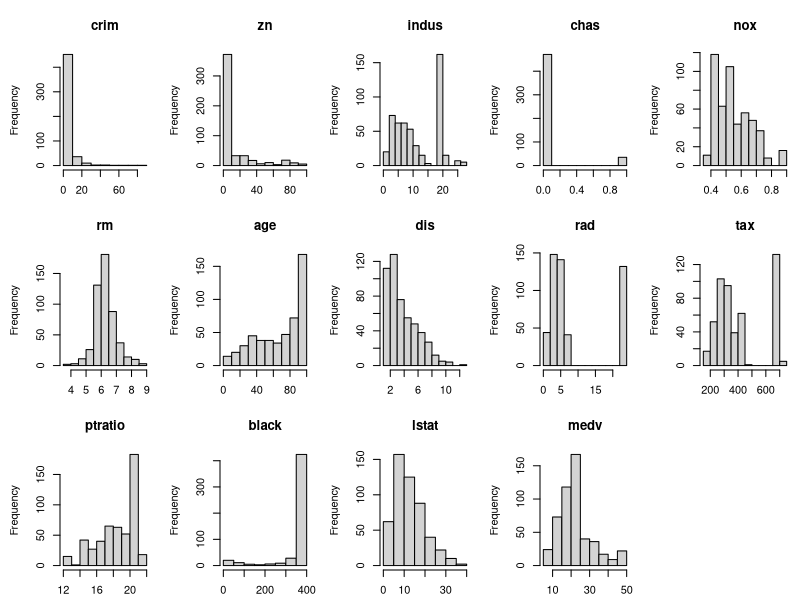
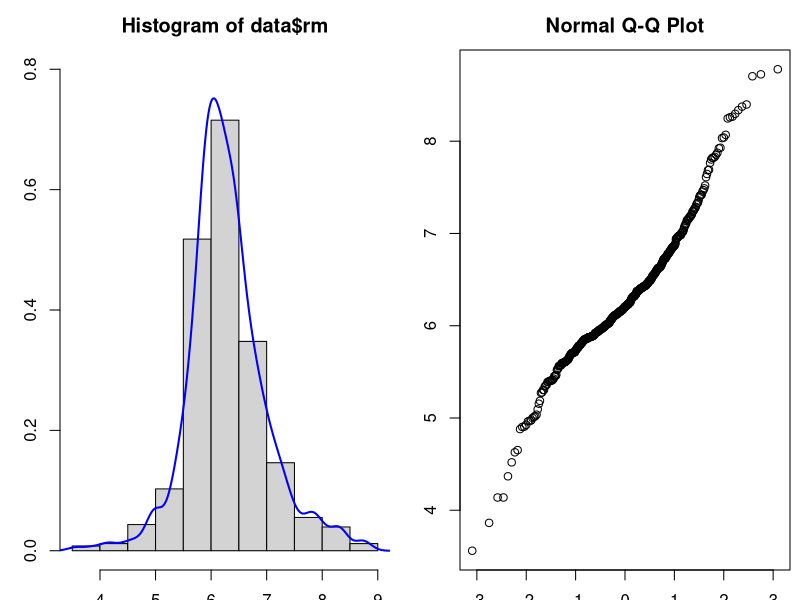
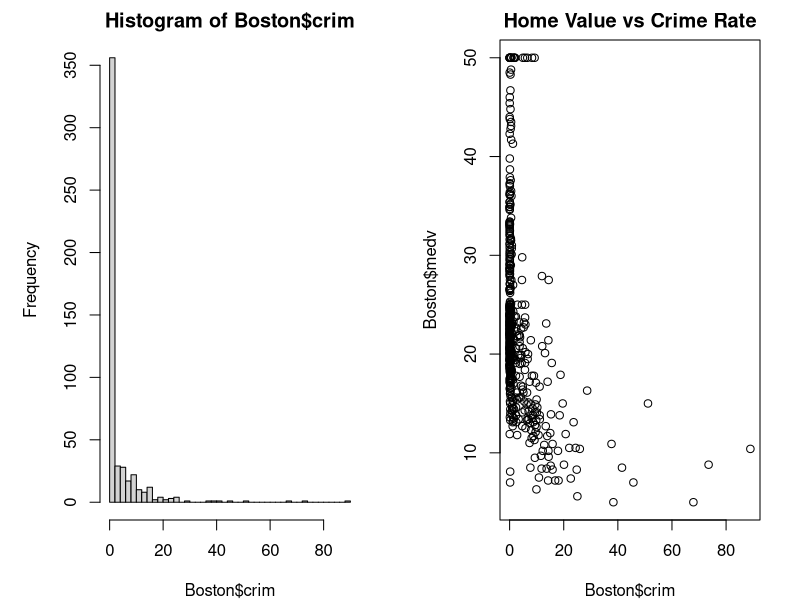
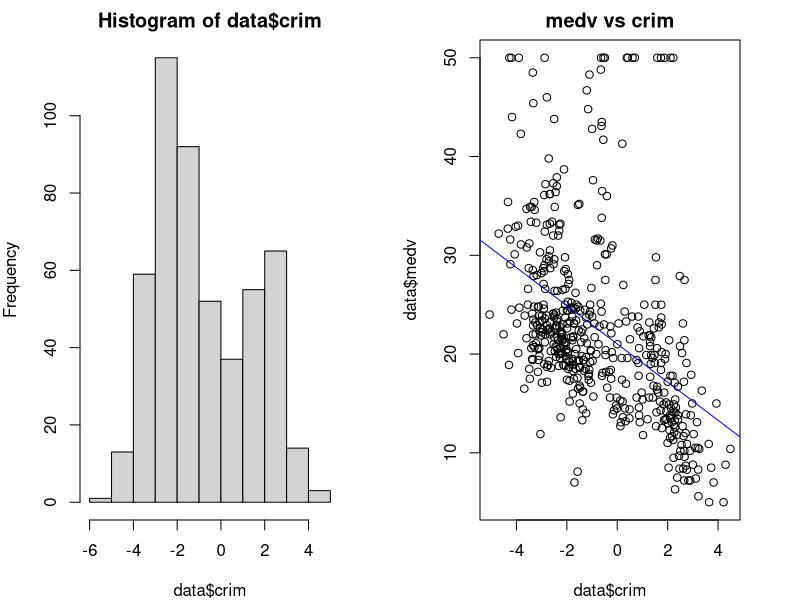
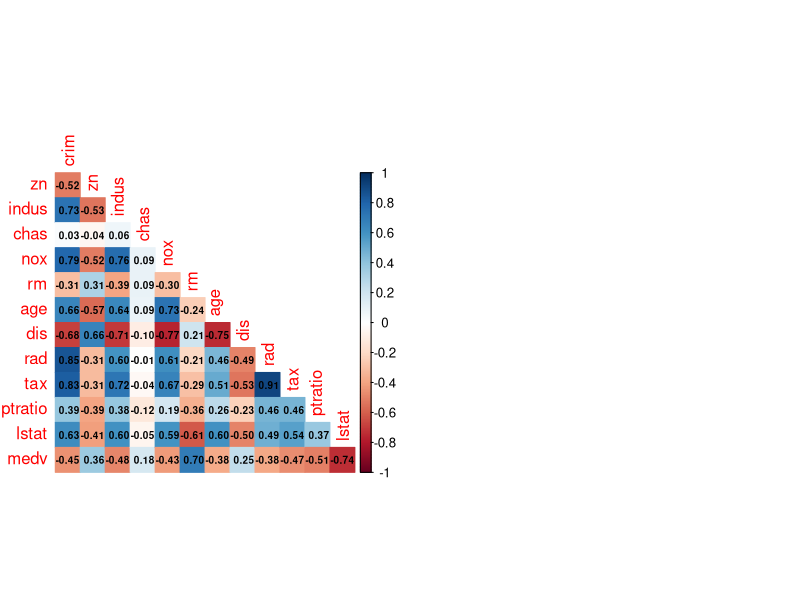
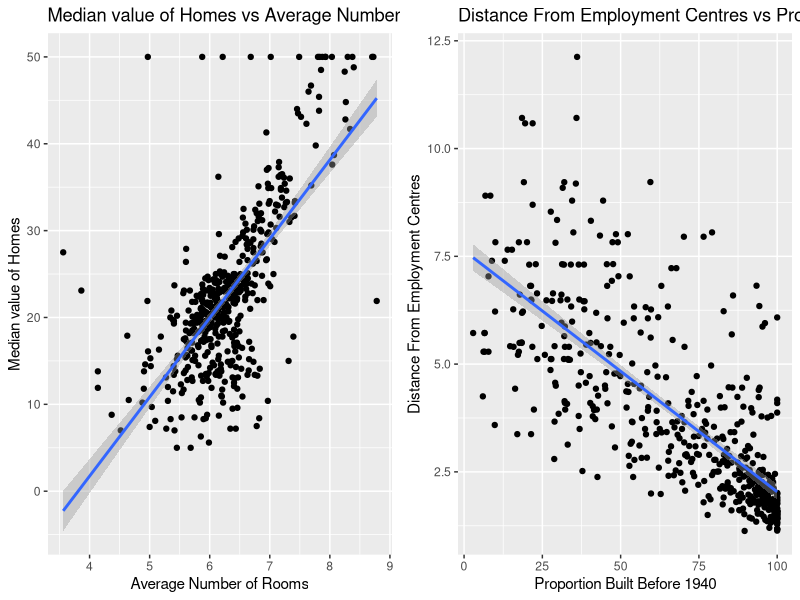
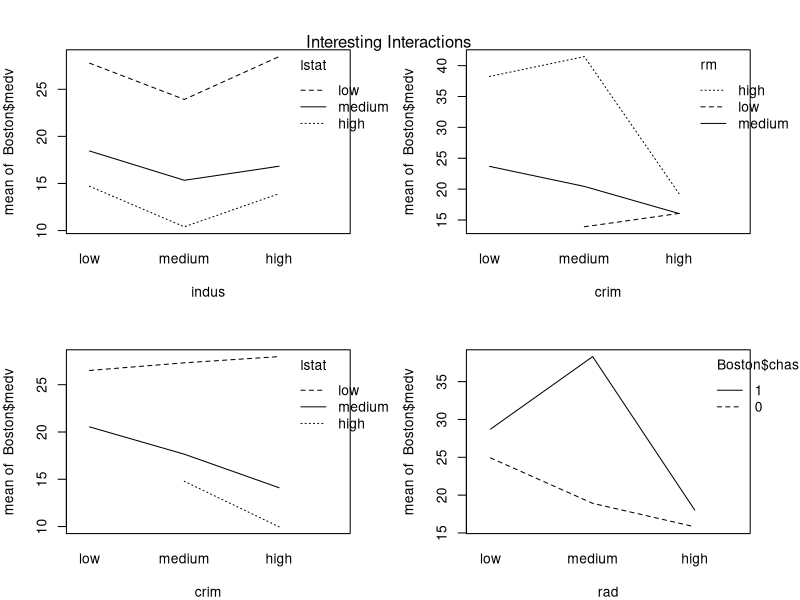
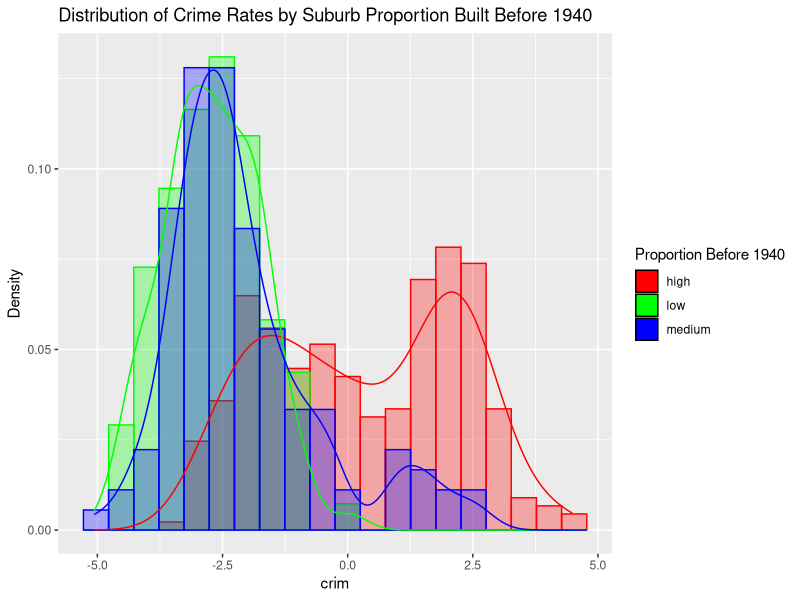

These figures' R source, in order:
## ---- chunk 1
knitr::opts_chunk$set(echo = TRUE)
## ---- chunk 2
# import libraries
library(MASS)
library(corrplot)
library(ggplot2)
library(dplyr)
library(ggpubr)

data <- Boston

## ---- chunk 3
summary(Boston)
head(Boston)
dim(Boston)
sapply(Boston,class)
## ---- chunk 4
# dictionary like object to make retrieving the description of each variable easy
lw <- list(crim = 'Crime Rate',
           zn = 'Proportion over 25 000sqft',
           indus = 'Proportion of Non-Businesses',
           chas = 'Besides Charles River',
           nox ='Nitrogen Oxide Concentration',
           rm = 'Average Number of Rooms',
           age = 'Proportion Built Before 1940',
           dis = 'Distance From Employment Centres',
           rad = 'Accessibility to Highways',
           tax = 'Property Tax Rate / $ 10 000',
           lstat = 'Percent Lower Status',
           medv = 'Median value of Homes')

lw['indus']

## ---- chunk 5
par(mfrow = c(3,5), mai = c(0.3, 0.6, 0.5, 0.1))

mapply(function(x,y) hist(x,main=y),
       Boston,
       colnames(Boston)) %>% invisible()
## ---- chunk 6
par(mfrow = c(1,2))
hist(data$rm, freq=FALSE, ylim = c(0,0.8))
lines(density(data$rm), lwd=2, col='Blue')
qqnorm(data$rm)

## ---- chunk 7
par(mfrow=c(1,2), mar=c(4,5,2,2))
hist(Boston$crim,breaks=40)
plot(Boston$crim,Boston$medv, main = 'Home Value vs Crime Rate')

## ---- chunk 8
par(mfrow=c(1,2), mar=c(4,4,2,3))
# apply log transformation
data$crim <- log(Boston$crim)
hist(data$crim)
plot(data$crim,data$medv, main='medv vs crim')
abline(lm(data$medv~data$crim), col='Blue')
## ---- chunk 9
data$black <- NULL

## ---- chunk 10
corrplot(cor(data), method='color', type='lower', diag=FALSE, cl.pos="r", 
         title = , addCoef.col = "black",
         tl.srt = 90, number.cex = .6)
mtext("Correlation Plot of Boston Dataset", at=6, line=2, cex=1)

## ---- chunk 11
two.plot <- function(x,y){
  wrapper <- function(x, ...) 
  {
    paste(strwrap(x, ...), collapse = "\n")
  }
  
  g <- ggplot(data=data, aes_string(x=x,y=y))
  g + geom_point() + geom_smooth(method = 'lm') +
    ggtitle(wrapper(paste(lw[y],' vs ', lw[x]))) + ylab(lw[y]) + 
    xlab(lw[x])
}
# put onto same plot
ggarrange(two.plot('rm','medv'),
          two.plot('age','dis'),
          ncol = 2, nrow = 1)


## ---- chunk 12
summary(aov(data=data, medv ~ .^2 ))
## ---- chunk 13
bins <- c('low','medium','high')
data.c <- data.frame(apply(data,2,function (x) cut(x,3,bins))) 

attach(data.c)

# ordered the levels to makes sure it appears in the right order in plots.
ord <- function(x){
  return(factor(x,level=c('low','medium','high')))
}

par(mfrow = c(2,2), mar = c(4,4,3,3))
interaction.plot(ord(indus), 
                 lstat,
                 Boston$medv,
                 xlab='indus')

interaction.plot(ord(crim),
                 rm,
                 Boston$medv,
                 xlab='crim')

interaction.plot(ord(crim),
                 lstat,
                 Boston$medv,
                 xlab='crim')

interaction.plot(ord(nox),
                 Boston$chas,
                 Boston$medv,
                 xlab='rad')

mtext("Interesting Interactions", at=0, line=18, cex=1)


## ---- chunk 14

colnames(data.c) <- paste(colnames(data.c),'.c', sep='')
data.all <- cbind(data,data.c)

ggplot(data=data.all) + 
  geom_histogram(aes(x=crim, color=age.c, fill=age.c, y=0.333*..density..), 
                 alpha=0.3, position='identity',bins=20) +
  scale_color_manual(values = rainbow(3)) +
  scale_fill_manual(values = rainbow(3)) + 
  geom_density(aes(x=crim,color=age.c, y=0.333*..density..)) + 
  ggtitle(paste('Distribution of Crime Rates by Suburb',lw['age'])) +
  labs(fill="Proportion Before 1940") +
  guides(color=FALSE) +
  ylab('Density')



